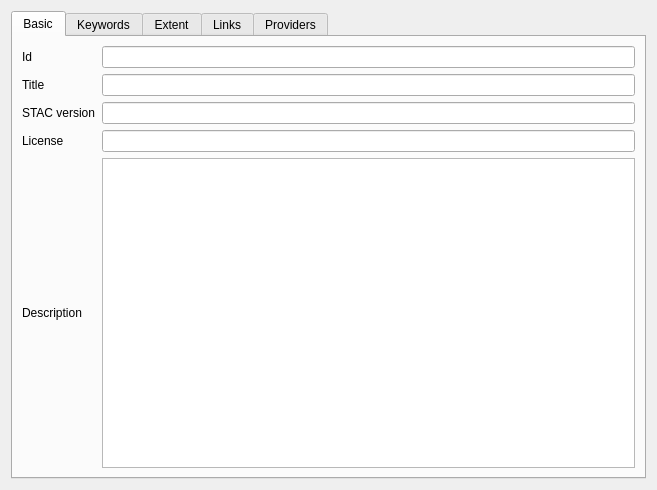
<?xml version="1.0" encoding="UTF-8"?>
<ui version="4.0">
 <class>NewConnectionDialog</class>
 <widget class="QDialog" name="NewConnectionDialog">
  <property name="geometry">
   <rect>
    <x>0</x>
    <y>0</y>
    <width>657</width>
    <height>490</height>
   </rect>
  </property>
  <property name="windowTitle">
   <string>Collection Information</string>
  </property>
  <layout class="QVBoxLayout" name="verticalLayout_2">
   <item>
    <widget class="QTabWidget" name="tabWidget">
     <property name="enabled">
      <bool>true</bool>
     </property>
     <property name="tabShape">
      <enum>QTabWidget::Rounded</enum>
     </property>
     <property name="currentIndex">
      <number>0</number>
     </property>
     <widget class="QWidget" name="tabIdentificationDialog">
      <attribute name="title">
       <string>Basic</string>
      </attribute>
      <layout class="QVBoxLayout" name="verticalLayout">
       <item>
        <layout class="QGridLayout" name="gridLayout_5">
         <item row="4" column="1">
          <widget class="QTextEdit" name="description_le">
           <property name="sizePolicy">
            <sizepolicy hsizetype="Expanding" vsizetype="Expanding">
             <horstretch>0</horstretch>
             <verstretch>0</verstretch>
            </sizepolicy>
           </property>
           <property name="toolTip">
            <string>Detailed multi-line description to fully explain the collection.</string>
           </property>
           <property name="readOnly">
            <bool>true</bool>
           </property>
          </widget>
         </item>
         <item row="4" column="0">
          <widget class="QLabel" name="label_8">
           <property name="toolTip">
            <string>Detailed multi-line description to fully explain the collection.</string>
           </property>
           <property name="text">
            <string>Description</string>
           </property>
          </widget>
         </item>
         <item row="0" column="0">
          <widget class="QLabel" name="label_5">
           <property name="toolTip">
            <string>Identifier for the collection that is unique across the provider.</string>
           </property>
           <property name="text">
            <string>Id</string>
           </property>
          </widget>
         </item>
         <item row="1" column="0">
          <widget class="QLabel" name="label_2">
           <property name="toolTip">
            <string>A short descriptive one-line title for the collection.</string>
           </property>
           <property name="text">
            <string>Title</string>
           </property>
          </widget>
         </item>
         <item row="2" column="0">
          <widget class="QLabel" name="label_11">
           <property name="toolTip">
            <string>The STAC version the collection implements.</string>
           </property>
           <property name="text">
            <string>STAC version</string>
           </property>
          </widget>
         </item>
         <item row="1" column="1">
          <widget class="QLineEdit" name="title_le">
           <property name="sizePolicy">
            <sizepolicy hsizetype="Expanding" vsizetype="Fixed">
             <horstretch>0</horstretch>
             <verstretch>0</verstretch>
            </sizepolicy>
           </property>
           <property name="toolTip">
            <string>A short descriptive one-line title for the collection.</string>
           </property>
           <property name="readOnly">
            <bool>true</bool>
           </property>
          </widget>
         </item>
         <item row="0" column="1">
          <widget class="QLineEdit" name="id_le">
           <property name="toolTip">
            <string>Identifier for the collection that is unique across the provider.</string>
           </property>
           <property name="readOnly">
            <bool>true</bool>
           </property>
          </widget>
         </item>
         <item row="2" column="1">
          <widget class="QLineEdit" name="stac_version_le">
           <property name="sizePolicy">
            <sizepolicy hsizetype="Expanding" vsizetype="Fixed">
             <horstretch>0</horstretch>
             <verstretch>0</verstretch>
            </sizepolicy>
           </property>
           <property name="toolTip">
            <string>The STAC version the collection implements.</string>
           </property>
           <property name="readOnly">
            <bool>true</bool>
           </property>
          </widget>
         </item>
         <item row="3" column="0">
          <widget class="QLabel" name="license_la">
           <property name="text">
            <string>License</string>
           </property>
          </widget>
         </item>
         <item row="3" column="1">
          <widget class="QLineEdit" name="license_le">
           <property name="readOnly">
            <bool>true</bool>
           </property>
          </widget>
         </item>
        </layout>
       </item>
      </layout>
     </widget>
     <widget class="QWidget" name="tabKeywordsDialog">
      <attribute name="title">
       <string>Keywords</string>
      </attribute>
      <layout class="QVBoxLayout" name="verticalLayout_3">
       <item>
        <widget class="QLabel" name="label_4">
         <property name="text">
          <string>List of keywords describing the collection.</string>
         </property>
         <property name="wordWrap">
          <bool>true</bool>
         </property>
        </widget>
       </item>
       <item>
        <widget class="QTableWidget" name="keywords_table">
         <property name="toolTip">
          <string>A set of descriptive keywords associated with the resource for a specified concept.</string>
         </property>
         <property name="alternatingRowColors">
          <bool>true</bool>
         </property>
         <property name="selectionMode">
          <enum>QAbstractItemView::SingleSelection</enum>
         </property>
         <property name="selectionBehavior">
          <enum>QAbstractItemView::SelectRows</enum>
         </property>
         <attribute name="horizontalHeaderStretchLastSection">
          <bool>true</bool>
         </attribute>
         <column>
          <property name="text">
           <string>Keywords</string>
          </property>
         </column>
        </widget>
       </item>
      </layout>
     </widget>
     <widget class="QWidget" name="tabExtentDialog">
      <attribute name="title">
       <string>Extent</string>
      </attribute>
      <layout class="QVBoxLayout" name="verticalLayout_9">
       <item>
        <widget class="QLabel" name="label_3">
         <property name="text">
          <string>Collections spatial and  temporal extent</string>
         </property>
        </widget>
       </item>
       <item>
        <widget class="QgsExtentGroupBox" name="spatialExtentSelector">
         <property name="title">
          <string>Spatial extent</string>
         </property>
        </widget>
       </item>
       <item>
        <widget class="QgsCollapsibleGroupBox" name="mGroupBox">
         <property name="title">
          <string>Temporal extent</string>
         </property>
         <property name="collapsed">
          <bool>false</bool>
         </property>
         <layout class="QVBoxLayout" name="verticalLayout_10">
          <item>
           <layout class="QHBoxLayout" name="horizontalLayout_15">
            <item>
             <widget class="QLabel" name="label_33">
              <property name="text">
               <string>From</string>
              </property>
             </widget>
            </item>
            <item>
             <widget class="QgsDateTimeEdit" name="from_date"/>
            </item>
           </layout>
          </item>
          <item>
           <layout class="QHBoxLayout" name="horizontalLayout_16">
            <item>
             <widget class="QLabel" name="label_34">
              <property name="text">
               <string>To</string>
              </property>
             </widget>
            </item>
            <item>
             <widget class="QgsDateTimeEdit" name="to_date"/>
            </item>
           </layout>
          </item>
         </layout>
        </widget>
       </item>
       <item>
        <widget class="QLabel" name="label_35">
         <property name="text">
          <string/>
         </property>
        </widget>
       </item>
       <item>
        <spacer name="verticalSpacer_4">
         <property name="orientation">
          <enum>Qt::Vertical</enum>
         </property>
         <property name="sizeHint" stdset="0">
          <size>
           <width>20</width>
           <height>40</height>
          </size>
         </property>
        </spacer>
       </item>
      </layout>
     </widget>
     <widget class="QWidget" name="tabLinksDialog">
      <attribute name="title">
       <string>Links</string>
      </attribute>
      <layout class="QVBoxLayout" name="verticalLayout_5">
       <item>
        <widget class="QLabel" name="mLabelLinks">
         <property name="toolTip">
          <string>a list of online resources associated with the resource.</string>
         </property>
         <property name="text">
          <string notr="true">List of available links in the collection.</string>
         </property>
         <property name="wordWrap">
          <bool>true</bool>
         </property>
        </widget>
       </item>
       <item>
        <widget class="QTableWidget" name="links_table">
         <property name="toolTip">
          <string>A list of references to other documents.</string>
         </property>
         <property name="selectionMode">
          <enum>QAbstractItemView::SingleSelection</enum>
         </property>
         <property name="selectionBehavior">
          <enum>QAbstractItemView::SelectRows</enum>
         </property>
         <property name="showGrid">
          <bool>true</bool>
         </property>
         <property name="gridStyle">
          <enum>Qt::SolidLine</enum>
         </property>
         <attribute name="horizontalHeaderStretchLastSection">
          <bool>true</bool>
         </attribute>
         <column>
          <property name="text">
           <string>href</string>
          </property>
          <property name="toolTip">
           <string>Type of address, e.g 'postal'</string>
          </property>
         </column>
         <column>
          <property name="text">
           <string>rel</string>
          </property>
          <property name="toolTip">
           <string>Free-form physical address component</string>
          </property>
         </column>
         <column>
          <property name="text">
           <string>type</string>
          </property>
          <property name="toolTip">
           <string>Postal (or ZIP) code</string>
          </property>
         </column>
         <column>
          <property name="text">
           <string>title</string>
          </property>
          <property name="toolTip">
           <string>City or locality name</string>
          </property>
         </column>
        </widget>
       </item>
      </layout>
     </widget>
     <widget class="QWidget" name="tab">
      <attribute name="title">
       <string>Providers</string>
      </attribute>
      <layout class="QVBoxLayout" name="verticalLayout_7">
       <item>
        <widget class="QLabel" name="label">
         <property name="text">
          <string>List of organizations that captures or processes the content of the collection.</string>
         </property>
         <property name="wordWrap">
          <bool>true</bool>
         </property>
        </widget>
       </item>
       <item>
        <widget class="QTableWidget" name="providers_table">
         <property name="toolTip">
          <string>A list of providers, which may include all organizations capturing or processing the data or the hosting provider.</string>
         </property>
         <property name="selectionMode">
          <enum>QAbstractItemView::SingleSelection</enum>
         </property>
         <property name="selectionBehavior">
          <enum>QAbstractItemView::SelectRows</enum>
         </property>
         <property name="showGrid">
          <bool>true</bool>
         </property>
         <property name="gridStyle">
          <enum>Qt::SolidLine</enum>
         </property>
         <attribute name="horizontalHeaderStretchLastSection">
          <bool>true</bool>
         </attribute>
         <column>
          <property name="text">
           <string>Name</string>
          </property>
          <property name="toolTip">
           <string>Type of address, e.g 'postal'</string>
          </property>
         </column>
         <column>
          <property name="text">
           <string>Description</string>
          </property>
          <property name="toolTip">
           <string>Free-form physical address component</string>
          </property>
         </column>
         <column>
          <property name="text">
           <string>Roles</string>
          </property>
          <property name="toolTip">
           <string>Postal (or ZIP) code</string>
          </property>
         </column>
         <column>
          <property name="text">
           <string>URL</string>
          </property>
          <property name="toolTip">
           <string>City or locality name</string>
          </property>
         </column>
        </widget>
       </item>
      </layout>
     </widget>
    </widget>
   </item>
  </layout>
 </widget>
 <customwidgets>
  <customwidget>
   <class>QgsCollapsibleGroupBox</class>
   <extends>QGroupBox</extends>
   <header>qgscollapsiblegroupbox.h</header>
   <container>1</container>
  </customwidget>
  <customwidget>
   <class>QgsDateTimeEdit</class>
   <extends>QDateTimeEdit</extends>
   <header>qgsdatetimeedit.h</header>
  </customwidget>
  <customwidget>
   <class>QgsExtentGroupBox</class>
   <extends>QgsCollapsibleGroupBox</extends>
   <header>qgsextentgroupbox.h</header>
   <container>1</container>
  </customwidget>
 </customwidgets>
 <connections/>
</ui>
